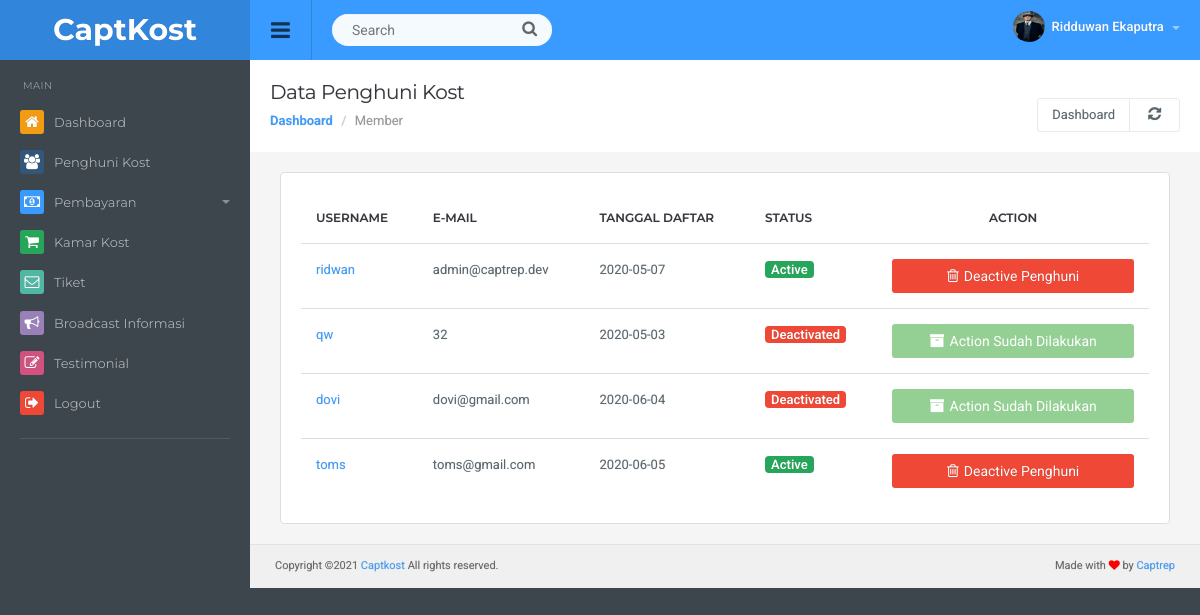
The app's page /admin/list_member.php (signed in) with its own data.
### tables this page shows
CREATE TABLE `penghuni` (
  `id_penghuni` int(3) NOT NULL,
  `username` varchar(50) NOT NULL,
  `password` varchar(255) NOT NULL,
  `status` enum('Inactive','New','Deactivated','Active') NOT NULL,
  `email` varchar(50) NOT NULL,
  `tgl_daftar` date DEFAULT NULL,
  `tgl_expired` date DEFAULT NULL,
  `id_kamar` int(3) NOT NULL
);

### admin/list_member.php (the view, shortened to what this page needs)
<?php
include("../lib/koneksi.php");
  $id = $_SESSION['id_admin'];
  $sql_admin = "SELECT * FROM admin WHERE id_admin = '$id'";
  $query_admin = mysqli_query($koneksi,$sql_admin);
  while($data_admin = mysqli_fetch_assoc($query_admin)){
    $nama = $data_admin['nama'];
    $gambar = $data_admin['gambar'];
  }
if (!isset($_SESSION['useradmin']) and !isset($_SESSION['passadmin'])) {
  header("location:login.php");
}else {
?>
<!DOCTYPE html>
<html lang="en">
  <head>
  <link href="css/root.css" rel="stylesheet">
  </head>
  <body>
  <div id="top" class="clearfix">
    <div class="applogo">
      <a href="index.php" class="logo">CaptKost</a>
    </div>
    <a href="#" class="sidebar-open-button"><i class="fa fa-bars"></i></a>
    <form class="searchform">
      <input type="text" class="searchbox" id="searchbox" placeholder="Search">
      <span class="searchbutton"><i class="fa fa-search"></i></span>
    </form>
    <ul class="top-right">
    <li class="dropdown link">
    <a href="#" data-toggle="dropdown" class="dropdown-toggle profilebox"><img src="<?=$gambar;?>" alt="img"><b><?= $nama;?> </b><span class="caret"></span></a>
    </li>
    </ul>
  </div>
<?php
  include ('sidebar.php');
?>
<div class="content">
  <div class="page-header">
    <h1 class="title">Data Penghuni Kost</h1>
      <ol class="breadcrumb">
        <li><a href="index.php">Dashboard</a></li>
        <li class="active">Member</li>
      </ol>
    <div class="right">
      <div class="btn-group" role="group" aria-label="...">
        <a href="index.php" class="btn btn-light">Dashboard</a>
        <a href="" class="btn btn-light"><i class="fa fa-refresh"></i></a>
      </div>
    </div>
  </div>
<div class="container-default">
  <div class="panel panel-default">
    <div class="panel-body table-responsive">
      <table class="table table-hover">
              <thead>
                <tr>
                  <td>Username</td>
                  <td>E-mail</td>
                  <td >Tanggal Daftar</td>
                  <td >Status</td>
                  <td class="text-center">Action</td>
                </tr>
              </thead>
              <tbody>
                <?php
                  $query  = mysqli_query($koneksi,"SELECT * FROM penghuni");
                  while($row=mysqli_fetch_assoc($query)) :?>
                <tr>
                  <td><a href="identitas.php?id_penghuni=<?=$row['id_penghuni'];?>"><?= $row['username'];?></a></td>
                  <td><?= $row['email'];?></td>
                  <td><?= $row['tgl_daftar'];?></td>
                  <td>
                  <?php
                  if ($row['status'] == "Active") {
                    $type = "success";
                  }else if ($row['status'] == "Inactive"){
                    $type = "warning";
                  }else if ($row['status'] == "Deactivated"){
                    $type = "danger";
                  }else if ($row['status'] == "New"){
                    $type = "default";
                  }
                  ?>
                  <span class="label label-<?= $type;?>"><?= $row['status'];?></span>
                </td>
                  <?php
                  if ($row['status'] == "Deactivated"){?>
                      <td>
                      <button type="button" class="btn btn-success btn-block" disabled><i class="fa fa-archive"></i>Action Sudah Dilakukan</button>
                      </td>
                  <?php }else{ ?>
                  <td id="confirm"><a href="action/deactive_user.php?id_penghuni=<?=$row['id_penghuni'];?>" class="btn btn-danger btn-block"><i class="fa fa-trash-o"></i>Deactive Penghuni</a></td>
                  <?php } ?>
                </tr>
                <?php endwhile ?>
              </tbody>
            </table>
    </div>
  </div>
</div>
<?php
include "footer.php";
?>
</div>
</body>
</html>
<?php
} ?>

### records on screen
penghuni: username "ridwan", email "admin@captrep.dev", tgl_daftar "2020-05-07", status "Active"
penghuni: username "qw", email "32", tgl_daftar "2020-05-03", status "Deactivated", shows "Action Sudah Dilakukan"
penghuni: username "dovi", email "dovi@gmail.com", tgl_daftar "2020-06-04", status "Deactivated", shows "Action Sudah Dilakukan"
penghuni: username "toms", email "toms@gmail.com", tgl_daftar "2020-06-05", status "Active"

### other values on screen
$nama "Ridduwan Ekaputra"
